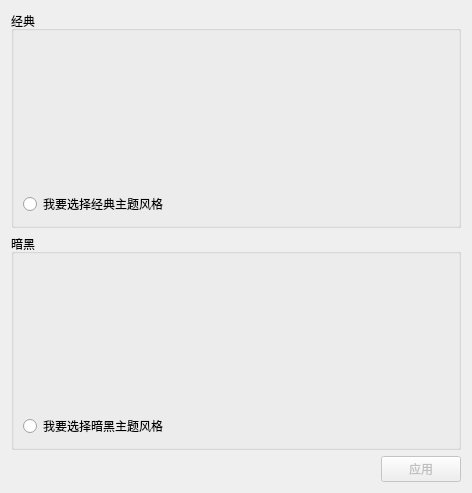
<?xml version="1.0" encoding="UTF-8"?>
<ui version="4.0">
 <class>THEME</class>
 <widget class="QDialog" name="THEME">
  <property name="geometry">
   <rect>
    <x>0</x>
    <y>0</y>
    <width>472</width>
    <height>493</height>
   </rect>
  </property>
  <property name="windowTitle">
   <string>选择主题</string>
  </property>
  <layout class="QVBoxLayout" name="verticalLayout_3">
   <item>
    <widget class="QGroupBox" name="groupBox_classcial">
     <property name="title">
      <string>经典</string>
     </property>
     <layout class="QVBoxLayout" name="verticalLayout">
      <item>
       <widget class="QLabel" name="label_classcial">
        <property name="text">
         <string/>
        </property>
        <property name="pixmap">
         <pixmap resource="resource.qrc">:/res/classcial.png</pixmap>
        </property>
        <property name="alignment">
         <set>Qt::AlignCenter</set>
        </property>
       </widget>
      </item>
      <item>
       <widget class="QRadioButton" name="radioButton_classcial">
        <property name="text">
         <string>我要选择经典主题风格</string>
        </property>
       </widget>
      </item>
     </layout>
    </widget>
   </item>
   <item>
    <widget class="QGroupBox" name="groupBox_deep_black">
     <property name="title">
      <string>暗黑</string>
     </property>
     <layout class="QVBoxLayout" name="verticalLayout_2">
      <item>
       <widget class="QLabel" name="label_deep_black">
        <property name="text">
         <string/>
        </property>
        <property name="pixmap">
         <pixmap resource="resource.qrc">:/res/deep-black.png</pixmap>
        </property>
        <property name="alignment">
         <set>Qt::AlignCenter</set>
        </property>
       </widget>
      </item>
      <item>
       <widget class="QRadioButton" name="radioButton_deep_black">
        <property name="text">
         <string>我要选择暗黑主题风格</string>
        </property>
       </widget>
      </item>
     </layout>
    </widget>
   </item>
   <item>
    <layout class="QHBoxLayout" name="horizontalLayout">
     <item>
      <spacer name="horizontalSpacer">
       <property name="orientation">
        <enum>Qt::Horizontal</enum>
       </property>
       <property name="sizeHint" stdset="0">
        <size>
         <width>40</width>
         <height>20</height>
        </size>
       </property>
      </spacer>
     </item>
     <item>
      <widget class="QPushButton" name="pushButton_apply">
       <property name="enabled">
        <bool>false</bool>
       </property>
       <property name="text">
        <string>应用</string>
       </property>
      </widget>
     </item>
    </layout>
   </item>
  </layout>
 </widget>
 <resources>
  <include location="resource.qrc"/>
 </resources>
 <connections/>
</ui>
